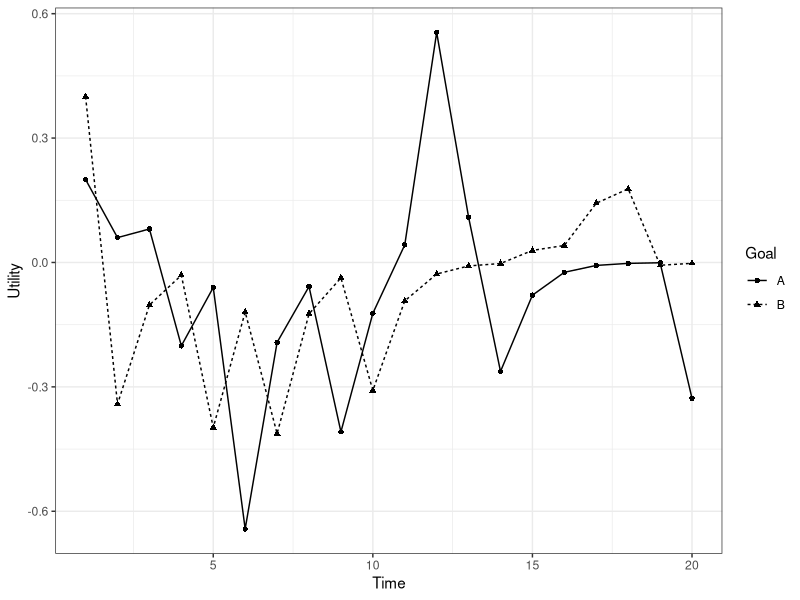
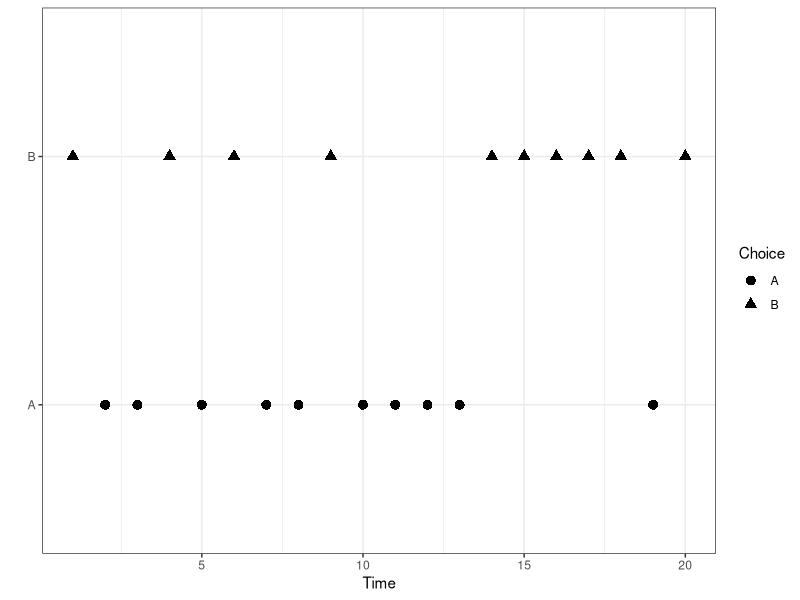

These figures' R source, in order: (Note: this script raises an error after producing the figures.)
experience <- function(){
  
  value <- rnorm(1,0,1)
  return(value)
  
}

time <- 20
b0 <- 0.3
b1 <- 0.3
utility_a_start <- 0.2
utility_b_start <- 0.4


df_matrix <- matrix(, ncol = 8, nrow = time)
counter <- 0

for(i in 1:time){
  counter <- counter + 1
  
  
  
  
  

# first time point --------------------------------------------------------

  
  if(i == 1){
    
    # time
    df_matrix[counter, 1] <- i
    # utility for goal A
    df_matrix[counter, 2] <- utility_a_start
    # utility for goal B
    df_matrix[counter, 3] <- utility_b_start
    # likelihood for goal A
    df_matrix[counter, 4] <- 1 / 1 + exp(df_matrix[counter, 2])
    likelihood_a <- df_matrix[counter, 4]
    # likelihood for goal B
    df_matrix[counter, 5] <- 1 / 1 + exp(df_matrix[counter, 3])
    likelihood_b <- df_matrix[counter, 5]
    # Goal choice
    choice <- NULL
    
    if(likelihood_a > likelihood_b){
      choice <- 1
    }else{
      choice <- 2
    }
    
    df_matrix[counter, 6] <- choice
    
    
    # Experience goal A if they choose A
    experience_a_b <- c(0,0)
    
    if(choice == 1){
      experience_a_b[1] <- experience()
    }else{
      experience_a_b[2] <- experience()
    }
    
    # experience for goal A
    df_matrix[counter, 7] <- experience_a_b[1]
    # experience for goal B
    df_matrix[counter, 8] <- experience_a_b[2]
    
    
    
    
    
    
    
    
# other time points -------------------------------------------------------
    
    
  }else{
  
    

    # time
    df_matrix[counter, 1] <- i
    # utility for goal A
    df_matrix[counter, 2] <- b0*df_matrix[counter - 1, 2] + b1*df_matrix[counter - 1, 7]
    # utility for goal B
    df_matrix[counter, 3] <- b0*df_matrix[counter - 1, 3] + b1*df_matrix[counter - 1, 8]
    # likelihood for goal A
    df_matrix[counter, 4] <- 1 / 1 + exp(df_matrix[counter, 2])
    likelihood_a <- df_matrix[counter, 4]
    # likelihood for goal B
    df_matrix[counter, 5] <- 1 / 1 + exp(df_matrix[counter, 3])
    likelihood_b <- df_matrix[counter, 5]
    # Goal choice
    choice <- NULL
    
    if(likelihood_a > likelihood_b){
      choice <- 1
    }else{
      choice <- 2
    }
    
    df_matrix[counter, 6] <- choice
    
    
    # Experience goal A if they choose A
    experience_a_b <- c(0,0)
    
    if(choice == 1){
      experience_a_b[1] <- experience()
    }else{
      experience_a_b[2] <- experience()
    }
    
    # experience for goal A
    df_matrix[counter, 7] <- experience_a_b[1]
    # experience for goal B
    df_matrix[counter, 8] <- experience_a_b[2]
    
    
    
  }
  
  
  
}


library(ggplot2)
library(tidyverse)
library(stringr)
library(stringi)

df <- data.frame(df_matrix)
names(df) <- c('Time', 'Utility_a', 'Utility_b', 'Likelihood_a', 'Likelihood_b', 'Choice', 'Experience_a', 'Experience_b')


# Utility over time -------------------------------------------------------

df_long <- df %>%
  gather(Utility_a, Utility_b, Likelihood_a, Likelihood_b, Experience_a, Experience_b, key = 'goal_initial', value = 'Utility') %>%
  mutate(Goal = 
           ifelse(goal_initial == 'Utility_a', 'A', 
                  ifelse(goal_initial == 'Utility_b', 'B', 
                         ifelse(goal_initial == 'Likelihood_a', 'A',
                                ifelse(goal_initial == 'Likelihood_b', 'B',
                                       ifelse(goal_initial == 'Experience_a', 'A', 'B'))))), 
         )

df_long$goal_initial <- str_replace(df_long$goal_initial, '_a', '')
df_long$goal_initial <- str_replace(df_long$goal_initial, '_b', '')

df_long <- df_long %>%
  spread(key = goal_initial, value = Utility)

df_long$Choice <- ifelse(df_long$Choice == 1, 'A', 'B')

df_long$Choice <- as.character(df_long$Choice)
df_long$Goal <- as.character(df_long$Goal)


ggplot(df_long, aes(x = Time, y = Utility, linetype = Goal, shape = Goal)) + 
  geom_point() + 
  geom_line() + 
  theme_bw()




# Goal choice over time ---------------------------------------------------

ggplot(df_long, aes(x = Time, y = Choice, shape = Choice)) + 
  geom_point(size = 3) + 
  ylab('') +
  theme_bw()



# Utility follows experience across time for b -----------------------------------------

df_long_long <- df %>%
  gather(utility_b, likelihood_b, experience_b, key = 'variable', value = 'Value') %>%
  mutate(goal = 
                  ifelse(variable == 'utility_b', 'b',
                                ifelse(variable == 'likelihood_b', 'b', 'b')))

df_long_long$variable <- str_replace(df_long_long$variable, '_b', '')

ggplot(df_long_long, aes(x = time, y = Value, color = variable)) + 
  geom_line()
  geom_point()

df_wo_l <- df_long_long %>%
  filter(variable != 'Likelihood')

df_utility <- df_wo_l %>%
  filter(variable == 'Utility')

df_exp <- df_wo_l %>%
  filter(variable == 'Experience')


ggplot() + 
  geom_point(data = df_utility, aes(x = time, y = Value)) + 
  geom_line(data = df_utility, aes(x = time, y = Value)) + 
  geom_bar(data = df_exp, stat = 'identity', aes(x = time, y = value), fill = 'gray85', color = 'black')


ggplot() + 
  geom_point(data = df_utility, aes(x = time, y = Value)) + 
  geom_line(data = df_utility, aes(x = time, y = Value)) + 
  geom_point(data = df_exp, aes(x = time, y = Value), color = 'red')


